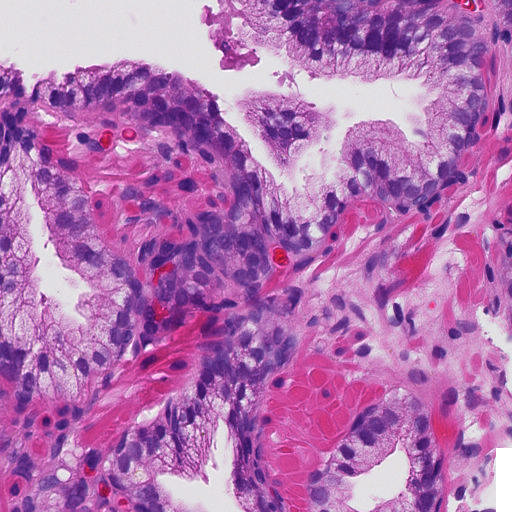
#> input picture PARCHE_PROCESADO_V0/images/IMAGEN_1_11776_8192.png, 512 x 512 px; its folder holds only this picture in this run
$ python histogramas.py
#> lines starting #> are read from the running program, lines starting #| are printed output that depends on the picture; after the words box and inside, x2 and y2 are one past the last pixel; in counts of white or black regions, pixels touching at a corner belong together
import os
import cv2
import random
import matplotlib.pyplot as plt

# ================= Configuración =================
PATCHES_DIR = './PARCHE_PROCESADO_V0/images'
OUTPUT_DIR = './HISTOGRAMAS_PRESENTACION' # Aquí se guardarán las fotos para tu presentación
PIXEL_WHITE_THRESHOLD = 235 # El umbral que usamos
NUM_MUESTRAS = 5 # Cuántos parches al azar quieres graficar

os.makedirs(OUTPUT_DIR, exist_ok=True)

def analyze_and_save_plot(img_path, save_path):
    # Cargar la imagen (cv2 la carga en BGR, la pasamos a RGB para Matplotlib)
    img_bgr = cv2.imread(img_path)
#> img_bgr is the input picture: shape (512, 512, 3); mean B, G, R 178.2, 115.2, 180.3
    img_rgb = cv2.cvtColor(img_bgr, cv2.COLOR_BGR2RGB)

    # Escala de grises
    gray = cv2.cvtColor(img_bgr, cv2.COLOR_BGR2GRAY)
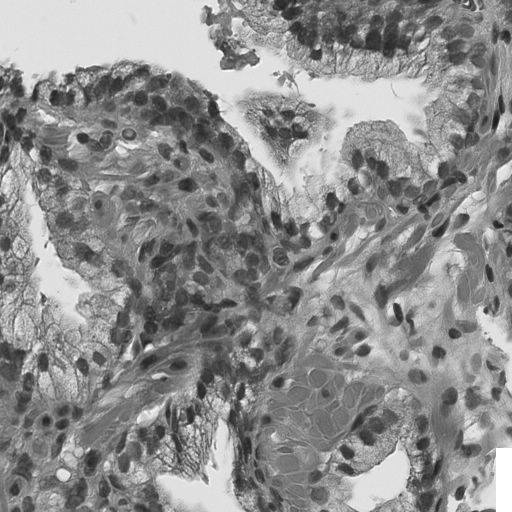
#> gray: shape (512, 512); min 19, max 255, mean 141.9

    # Máscara binaria (Tejido <= umbral)
    binary_mask = gray <= PIXEL_WHITE_THRESHOLD
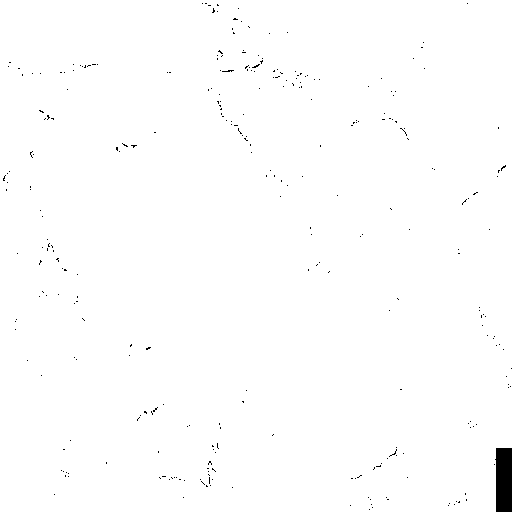
#> binary_mask: shape (512, 512) bool; 99.4% white; 298 black regions (297 under 20 px), largest, box (x1, y1, x2, y2) and area: (495, 448, 512, 512) 1025

    # Calcular % de tejido
    tissue_ratio = binary_mask.sum() / gray.size
#> tissue_ratio = 0.994

    # Crear la figura
    fig, axes = plt.subplots(1, 4, figsize=(16, 4))

    # 1. Original
    axes[0].imshow(img_rgb)
    axes[0].set_title(f"Parche Original\nTejido: {tissue_ratio:.1%}")
    axes[0].axis('off')

    # 2. Grises
    axes[1].imshow(gray, cmap='gray', vmin=0, vmax=255)
    axes[1].set_title("Escala de Grises")
    axes[1].axis('off')

    # 3. Máscara
    axes[2].imshow(binary_mask, cmap='gray')
    axes[2].set_title(f"Máscara (Tejido <= {PIXEL_WHITE_THRESHOLD})")
    axes[2].axis('off')

    # 4. Histograma
    axes[3].hist(gray.ravel(), bins=256, range=[0, 256], color='gray', alpha=0.7)
    axes[3].axvline(x=PIXEL_WHITE_THRESHOLD, color='red', linestyle='dashed', linewidth=2, label='Umbral')
    axes[3].set_title("Histograma")
    axes[3].set_xlim([0, 256])
    axes[3].legend()

    plt.tight_layout()

    # Guardar la figura para la presentación y luego mostrarla
    plt.savefig(save_path, dpi=300, bbox_inches='tight') # dpi=300 para alta calidad en tu presentación
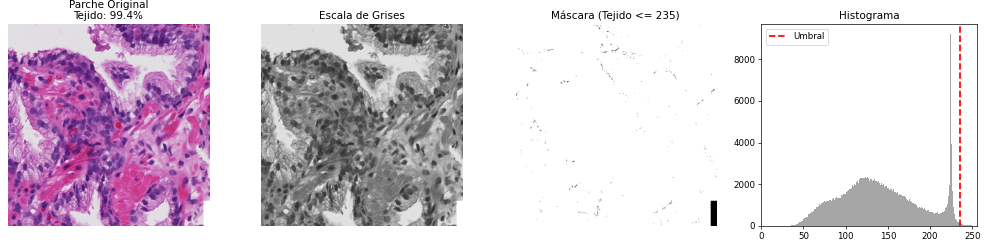
#> figure drawn by matplotlib, 4 panels; panel 4: tallest bar 9219 high, from x = 224 to 225
    print(f" Guardado: {save_path}")
    plt.show() # Cierra la ventana para ver el siguiente

if __name__ == "__main__":
    # Obtener todos los parches generados
    todas_las_imagenes = [f for f in os.listdir(PATCHES_DIR) if f.endswith('.png')]

    if not todas_las_imagenes:
        print(f"No se encontraron imágenes en {PATCHES_DIR}")
    else:
        # Seleccionar muestras al azar
        muestras = random.sample(todas_las_imagenes, min(NUM_MUESTRAS, len(todas_las_imagenes)))

        print(f"Generando histogramas para {len(muestras)} parches al azar...")

        for i, nombre_img in enumerate(muestras):
            img_path = os.path.join(PATCHES_DIR, nombre_img)
            save_path = os.path.join(OUTPUT_DIR, f"analisis_{i+1}_{nombre_img}")

            analyze_and_save_plot(img_path, save_path)

        print(f"\n¡Listo! Revisa la carpeta {OUTPUT_DIR} para ver las imágenes de tu presentación.")

$ run again, on PARCHE_PROCESADO_V0/images/IMAGEN_1_21504_5632.png
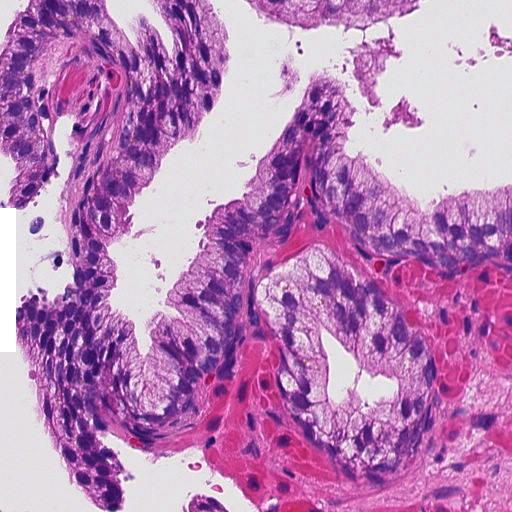
#> input picture PARCHE_PROCESADO_V0/images/IMAGEN_1_21504_5632.png, 512 x 512 px
#> in analyze_and_save_plot, img_bgr is the input picture: shape (512, 512, 3); mean B, G, R 184, 132.1, 186.8
#> in analyze_and_save_plot, `binary_mask = gray <= PIXEL_WHITE_THRESHOLD`:
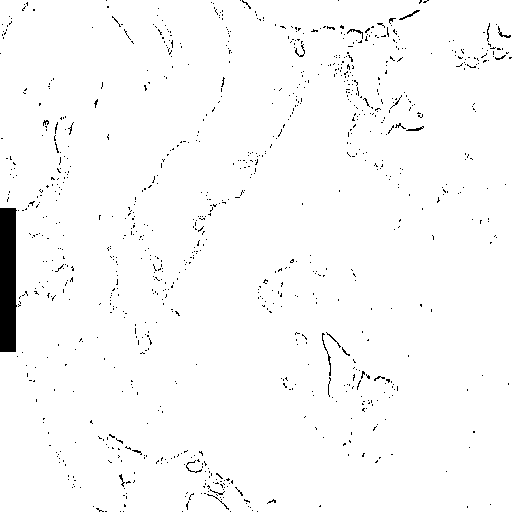
#> binary_mask: shape (512, 512) bool; 97.9% white; 954 black regions (934 under 20 px), largest, box (x1, y1, x2, y2) and area: (0, 208, 17, 352) 2307, (322, 333, 331, 376) 62, (399, 10, 420, 20) 45
#> tissue_ratio = 0.979
#> in analyze_and_save_plot, `plt.savefig(save_path, dpi=300, bbox_inches='tight')`:
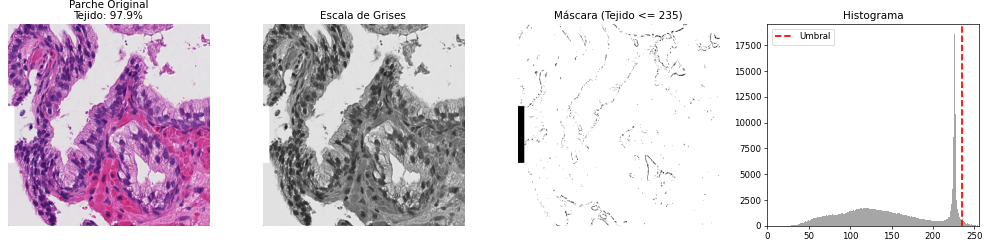
#> figure drawn by matplotlib, 4 panels; panel 4: tallest bar 18595 high, from x = 225 to 226

$ run again, on PARCHE_PROCESADO_V0/images/IMAGEN_1_22016_5120.png
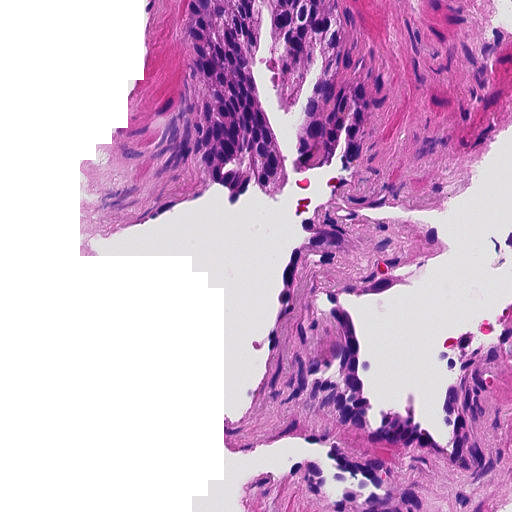
#> input picture PARCHE_PROCESADO_V0/images/IMAGEN_1_22016_5120.png, 512 x 512 px
#> in analyze_and_save_plot, img_bgr is the input picture: shape (512, 512, 3); mean B, G, R 207.1, 173.4, 209.6
#> in analyze_and_save_plot, `binary_mask = gray <= PIXEL_WHITE_THRESHOLD`:
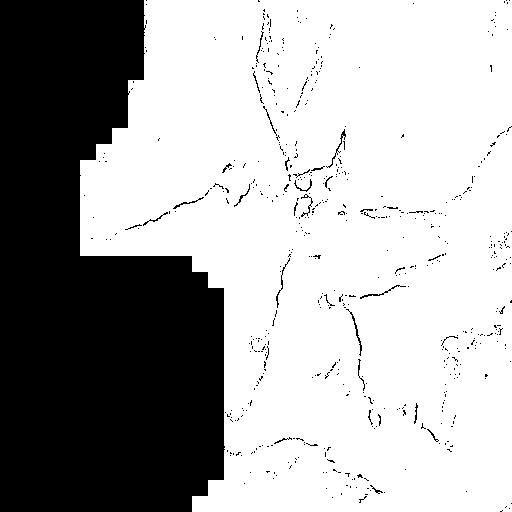
#> binary_mask: shape (512, 512) bool; 66.8% white; 567 black regions (538 under 20 px), largest, box (x1, y1, x2, y2) and area: (0, 0, 225, 512) 84497, (346, 309, 362, 356) 86, (326, 129, 346, 168) 79
#> tissue_ratio = 0.668
#> in analyze_and_save_plot, `plt.savefig(save_path, dpi=300, bbox_inches='tight')`:
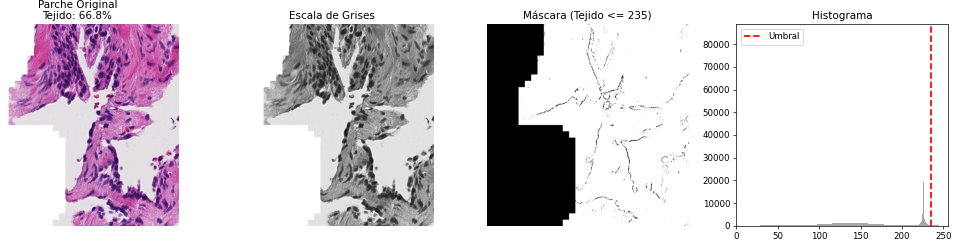
#> figure drawn by matplotlib, 4 panels; panel 4: tallest bar 84515 high, from x = 255 to 256

$ run again, on PARCHE_PROCESADO_V0/images/IMAGEN_1_23040_5120.png
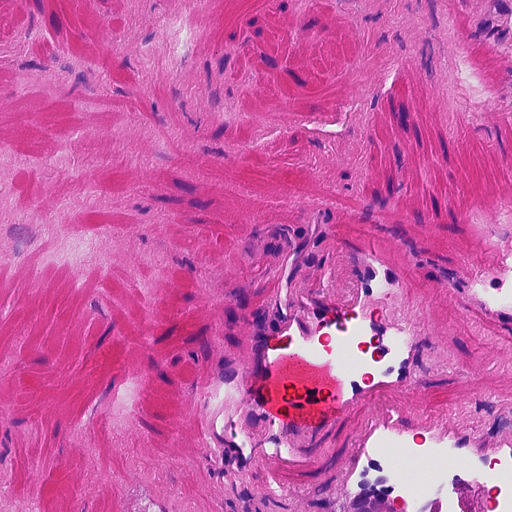
#> input picture PARCHE_PROCESADO_V0/images/IMAGEN_1_23040_5120.png, 512 x 512 px
#> in analyze_and_save_plot, img_bgr is the input picture: shape (512, 512, 3); mean B, G, R 166.1, 94.8, 200.3
#> in analyze_and_save_plot, `binary_mask = gray <= PIXEL_WHITE_THRESHOLD`:
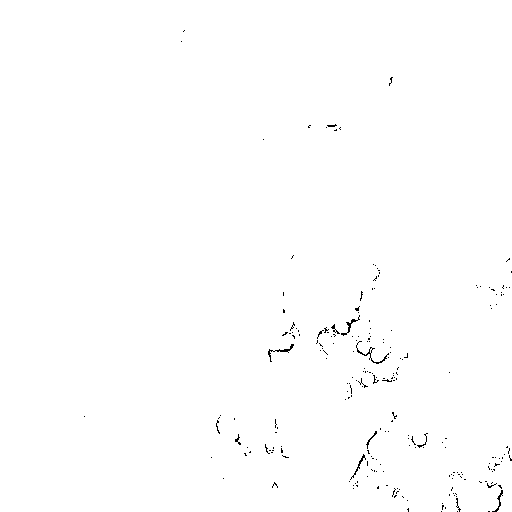
#> binary_mask: shape (512, 512) bool; 99.6% white; black in thin lines or dots, all inside (x1, y1, x2, y2) = (84, 30, 512, 512)
#> tissue_ratio = 0.996
#> in analyze_and_save_plot, `plt.savefig(save_path, dpi=300, bbox_inches='tight')`:
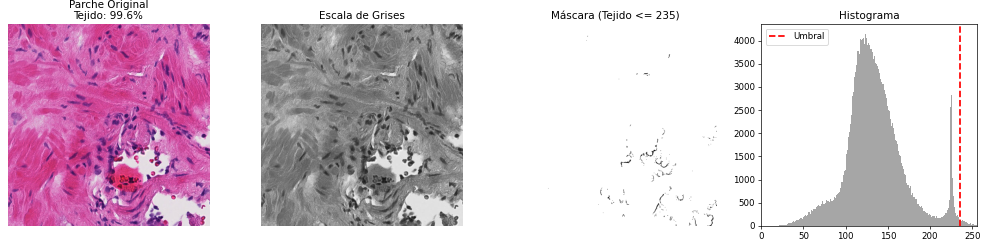
#> figure drawn by matplotlib, 4 panels; panel 4: tallest bar 4147 high, from x = 123 to 124

$ run again, on PARCHE_PROCESADO_V0/images/IMAGEN_1_12288_7680.png
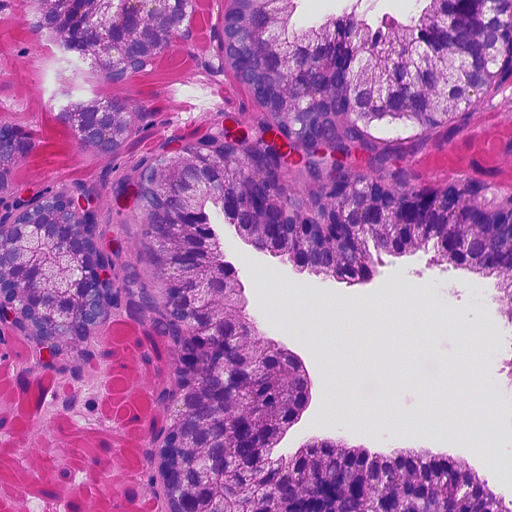
#> input picture PARCHE_PROCESADO_V0/images/IMAGEN_1_12288_7680.png, 512 x 512 px
#> in analyze_and_save_plot, img_bgr is the input picture: shape (512, 512, 3); mean B, G, R 174.8, 112.5, 177.3
#> in analyze_and_save_plot, `binary_mask = gray <= PIXEL_WHITE_THRESHOLD`:
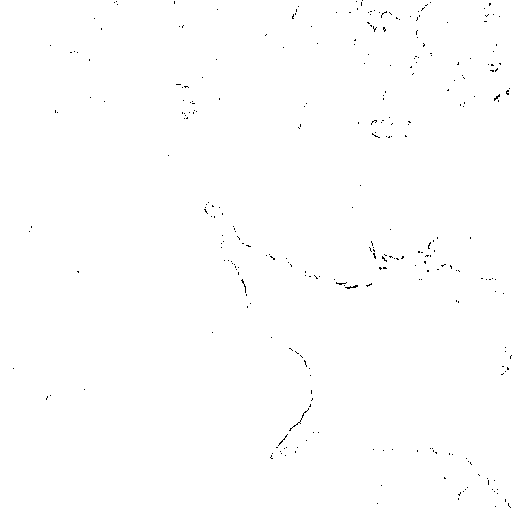
#> binary_mask: shape (512, 512) bool; 99.7% white; black in thin lines or dots
#> tissue_ratio = 0.997
#> in analyze_and_save_plot, `plt.savefig(save_path, dpi=300, bbox_inches='tight')`:
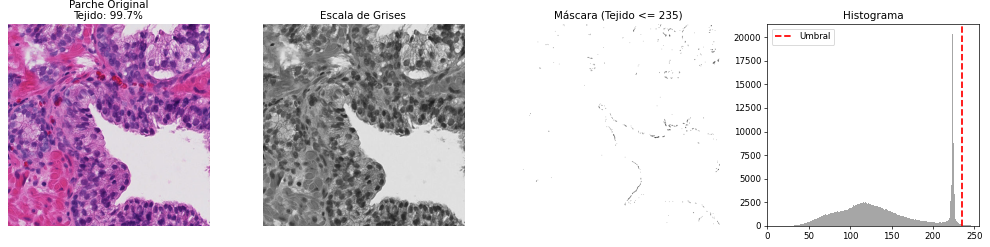
#> figure drawn by matplotlib, 4 panels; panel 4: tallest bar 20355 high, from x = 223 to 224
